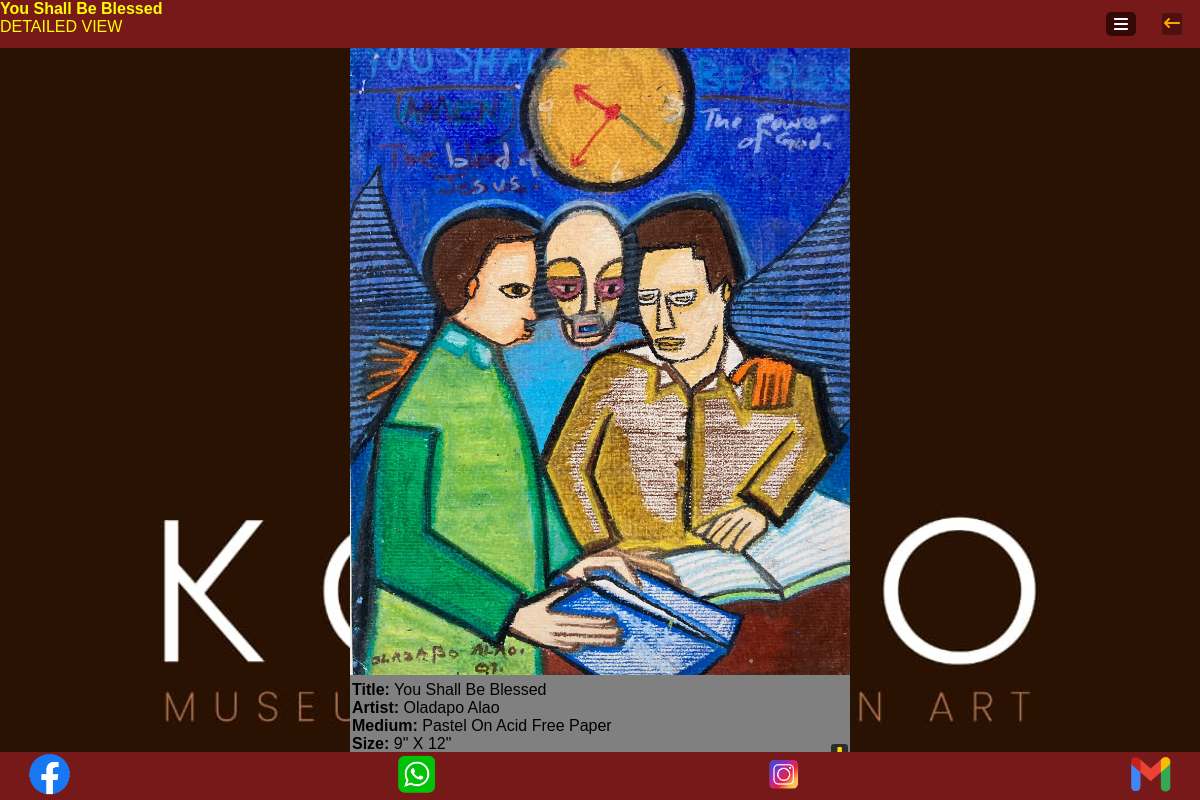
/product_detail/d8615b55-9629-4ccd-b2a2-f1280b79503c/, run on the app's committed database.
### core/models.py (models this page shows)
class Product(models.Model):
    id = models.UUIDField(primary_key=True, default=uuid.uuid4)
    artist = models.CharField(max_length=100, choices=ARTIST_CHOICES)
    product_image = models.ImageField(upload_to='product_image', null=True, blank=True)
    title = models.CharField(max_length=100, blank=True)
    medium = models.CharField(max_length=100, blank=True)
    size = models.CharField(max_length=100, blank=True)
    price = models.CharField(max_length=100, blank=True)

### core/views.py (the view)
# urls.py: path('product_detail/<uuid:product_id>/', views.product_detail, name='product_detail'),
def product_detail(request, product_id):
    page = 'product_detail'
    product = get_object_or_404(Product, id=product_id)
    context = {
        'page': page,
        'product': product
    }
    return render(request, 'core/product_details.html', context)

### core/templates/core/product_details.html (shortened to what this page needs)
<!DOCTYPE html>
{% load static %}
<html lang="en">
<head>
    <link rel="stylesheet" href="{% static 'css/uikit.css' %}">
    <link rel="stylesheet" href="{% static 'css/details.css' %}">
    <link rel="stylesheet" href="{% static 'css/all.css' %}">
</head>
<body>
  {% include 'core/navbar.html' %}
    <main>
        {% if page == "exhibit" %}
        <div class="product-wrapper">
            <div class="image-container" uk-lightbox>
                <a href="{{ exhibit.image.url }}">
                    <img src="{{ exhibit.image.url }}" alt="" class="exhibit-image">
                </a>
            </div>
            <div class="details">
                <div class="tittle"><span>Title:</span> {{ exhibit.title }}</div>
                <div class="tittle"><span>Artist:</span> {{ exhibit.artist }}</div>
                <div class="tittle"><span>medium:</span> {{ exhibit.medium }}</div>
                <div class="tittle"><span>size:</span> {{ exhibit.size }}</div>
                <div class="price"><span>Price:</span> ${{exhibit.price}}</div>
                <a href="{{ exhibit.image.url }}" download="" class="cart-button"><i class="fa fa-down-long"></i></a>
            </div>
        </div>
        {% else %}
       <div class="product-wrapper">
        <div class="image-container" uk-lightbox>
            <a href="{{ product.product_image.url }}">
                <img src="{{ product.product_image.url }}" alt="" class="product-image">
            </a>
        </div>
        <div class="details">
            <div class="tittle"><span>Title:</span> {{ product.title }}</div>
            <div class="tittle"><span>Artist:</span> {{ product.artist }}</div>
            <div class="tittle"><span>medium:</span> {{ product.medium }}</div>
            <div class="tittle"><span>size:</span> {{ product.size }}</div>
            <a href="{{ product.product_image.url }}" download="" class="cart-button"><i class="fa fa-down-long"></i></a>
        </div>
        {% endif %}
       </div>
    </main>
    {% include 'core/footer.html' %}
</body>
</html>

### core/templates/core/navbar.html (shortened to what this page needs)
<!DOCTYPE html>
{% load static %}
<html lang="en">
<head>
    <link rel="stylesheet" href="{%static 'css/nav.css'%}">
    <link rel="stylesheet" href="{%static 'css/uikit.css'%}">
    <link rel="stylesheet" href="{%static 'css/all.css'%}">
</head>
<body>
    <nav>
        {% if page == 'home' %}
        <div class="logo">
            <h4>KONYO</h4>
            <span>MUSEUM OF GHANAIAN ART</span>
        </div>
        {% elif page == 'product_detail' %}
        <div class="logo2">
            <h4>
                {{ product.title }}
            </h4>
            <span>DETAILED VIEW</span>
        </div>
        {% elif page == 'about' %}
        <div class="logo2">
            <span>ABOUT US</span>
        </div>
        {% endif %}
        <ul class="menu">
            <li><a href="#" onclick="toggleMenu()" class="menu-opener">
                <i class="fa fa-bars"></i></a>
            </li>
            {% if page == 'home' %}
            {% else %}
            <li>
                <a href="javascript:history.back()" id="back">
                    <i class="fa fa-arrow-left-long"></i>
                </a>
            </li>
            {% endif %}
        </ul>
    </nav>
</body>
</html>

### static/css/details.css (style rules this page uses)
* { margin: 0; padding: 0; box-sizing: border-box; }
main { background-image: url(../images/back.jpeg); background-position: center; background-repeat: no-repeat; background-size: cover; background-attachment: fixed; height: 88svh; display: flex; flex-direction: column; justify-content: center; align-items: center; overflow-y: scroll; }
.product-wrapper { width: auto; height: fit-content; margin: 0 auto; padding-top: 3px; display: flex; flex-direction: column; align-items: center; margin-bottom: 5px; background: gray; border-radius: 4px; }
.image-container { width: 100%; display: flex; justify-content: center; align-items: center; }
.product-wrapper img { width: 500px; background: red; margin: 0 auto; }
.details { width: 100%; height: 17%; padding: 2px; text-transform: capitalize; flex-direction: column; align-items: flex-start; position: relative; }
.cart-button { position: absolute; right: 2px; bottom: 2px; text-decoration: none; font-size: 18px; background: #000000a7; color: gold; padding: 3px; border-radius: 3px; }
.tittle span, .price span { font-weight: 600; }

### static/css/nav.css (style rules this page uses)
* { margin: 0; padding: 0; box-sizing: border-box; font-family: Arial, Helvetica, sans-serif; }
nav { display: flex; justify-content: space-between; background: #781919; color: white; width: 100%; height: 6svh; }
.logo2 { background: #781919; color: yellow; text-transform: capitalize; }
.menu { display: flex; justify-content: center; align-items: center; }
.menu li { list-style: none; display: flex; margin-right: 10px; padding: 8px; }
.menu li a { text-decoration: none; color: white; }
#back { color: orange; padding: 2px; border-radius: 3px; background: #00000057; }
.menu-opener { display: none; }
@media (max-width: 1200px) { nav .menu-opener { display: flex; flex-direction: column; width: 30px; padding: 4px; background: #1a0202b5; border-radius: 5px; } }
@media (max-width: 1200px) { .menuContainer a, nav a { color: white; text-decoration: none; } }

### data on the page
Product: title "You Shall Be Blessed", product_image (picture), artist "Oladapo Alao", medium "Pastel On Acid Free Paper", size "9\" X 12\""
